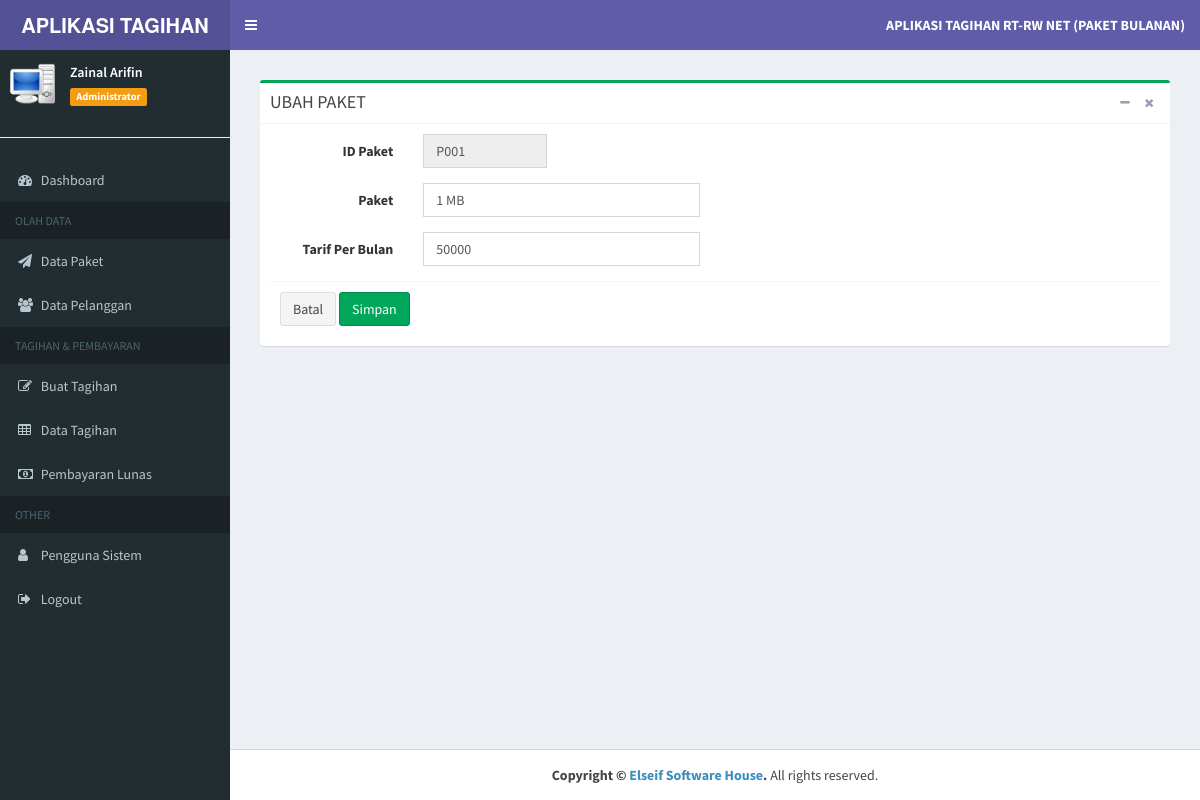
The page /index.php?page=edit-paket&kode=P001 (signed in) on the database its author committed.
### tables this page shows
CREATE TABLE `tb_paket` (
  `id_paket` varchar(6) NOT NULL,
  `paket` varchar(20) NOT NULL,
  `tarif` int(11) NOT NULL
);

### admin/paket/edit_paket.php (the view, shortened to what this page needs)
<?php
    if(isset($_GET['kode'])){
        $sql_cek = "SELECT * FROM tb_paket WHERE id_paket='".$_GET['kode']."'";
        $query_cek = mysqli_query($koneksi, $sql_cek);
        $data_cek = mysqli_fetch_array($query_cek,MYSQLI_BOTH);
    }
?>
<section class="content">
	<div class="row">
		<div class="col-md-12">
			<div class="box box-success">
				<div class="box-header with-border">
					<h3 class="box-title">UBAH PAKET</h3>
					<div class="box-tools pull-right">
						<button type="button" class="btn btn-box-tool" data-widget="collapse">
							<i class="fa fa-minus"></i>
						</button>
						<button type="button" class="btn btn-box-tool" data-widget="remove">
							<i class="fa fa-remove"></i>
						</button>
					</div>
				</div>
				<form class="form-horizontal" action="" method="post" enctype="multipart/form-data">
					<div class="box-body">
						<div class="form-group">
							<label class="col-sm-2 control-label">ID Paket</label>
							<div class="col-sm-2">
								<input type="text" class="form-control" id="id_Paket" name="id_Paket" value="<?php echo $data_cek['id_paket']; ?>"
								 readonly/>
							</div>
						</div>
						<div class="form-group">
							<label class="col-sm-2 control-label">Paket</label>
							<div class="col-sm-4">
								<input type="text" class="form-control" id="paket" name="paket" value="<?php echo $data_cek['paket']; ?>"
								 required>
							</div>
						</div>
						<div class="form-group">
							<label class="col-sm-2 control-label">Tarif Per Bulan</label>
							<div class="col-sm-4">
								<input type="text" class="form-control" id="tarif" name="tarif" value="<?php echo $data_cek['tarif']; ?>"
								 required>
							</div>
						</div>
						<div class="box-footer">
							<a href="?page=data-Paket" class="btn btn-default">Batal</a>
							<input type="submit" name="Ubah" value="Simpan" class="btn btn-success">
						</div>
				</form>
				</div>
</section>

### rows shown on the page
tb_paket: id_Paket "P001", paket "1 MB", tarif "50000"

### other values the page prints
$data_nama "Zainal Arifin"
$data_level "Administrator"
